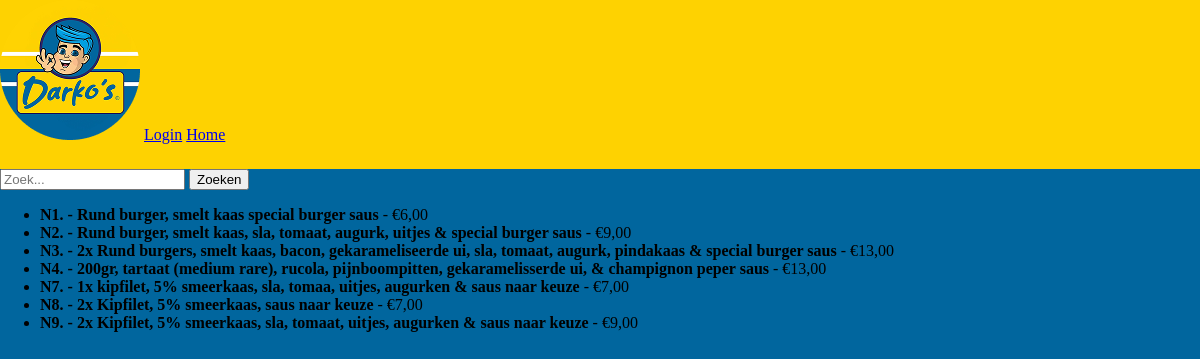
The page / on the database its author committed.
### tables this page shows
CREATE TABLE `menu` (
  `naam` text NOT NULL,
  `ID` int(11) NOT NULL,
  `omschrijving` text NOT NULL,
  `prijs` decimal(10,0) NOT NULL
);

### html/index.php (the view, shortened to what this page needs)
<?php
$host = "db";
$db   = "mydatabase";
$user = "user";
$pass = "password";
try {
    $dsn  = "mysql:host={$host};dbname={$db};charset=utf8mb4";
    $conn = new PDO(
        $dsn, $user, $pass,
        [
            PDO::ATTR_ERRMODE            => PDO::ERRMODE_EXCEPTION,
            PDO::ATTR_DEFAULT_FETCH_MODE => PDO::FETCH_ASSOC,
        ]
    );
} catch (PDOException $e) {
    http_response_code(500);
    die("Connection failed: " . htmlspecialchars($e->getMessage(), ENT_QUOTES, 'UTF-8'));
}
$search = '';
if (isset($_POST['search'])) {
    $search = isset($_POST['query']) ? trim($_POST['query']) : '';
    $sql = "SELECT * FROM `menu` WHERE `naam` LIKE :search OR `omschrijving` LIKE :search";
    $stmt = $conn->prepare($sql);
    $stmt->bindValue(':search', '%' . $search . '%', PDO::PARAM_STR);
    $stmt->execute();
    $menu = $stmt->fetchAll();
} else {
    $sql = "SELECT * FROM `menu`";
    $stmt = $conn->query($sql);
    $menu = $stmt->fetchAll();
}
function h($v){ return htmlspecialchars((string)$v, ENT_QUOTES, 'UTF-8'); }
?>
<!doctype html>
<html lang="nl">
<head>
    <link rel="stylesheet" href="css/style.css">
</head>
<body>
<header>
    <div class="container-header">
        <img src="images/logo.png" alt="Logo Darko's">
        <a href="login.php">Login</a>
        <a href="index.php" aria-current="page">Home</a>
    </div>
</header>
<main>
    <form class="search-form" action="" method="post">
        <input type="text" name="query" placeholder="Zoek..." value="<?= h($search) ?>">
        <button type="submit" name="search">Zoeken</button>
    </form>
    <div class="menu-content" id="menu-lijst">
        <?php if (!empty($menu)): ?>
            <ul>
                <?php foreach ($menu as $item): ?>
                    <li>
                        <strong><?= h($item['naam']) ?> - </strong>
                        <strong><?= h($item['omschrijving']) ?></strong>
                        - €<?= number_format((float)$item['prijs'], 2, ',', '.') ?>
                    </li>
                <?php endforeach; ?>
            </ul>
        <?php else: ?>
            <p>Geen resultaten gevonden.</p>
        <?php endif; ?>
    </div>
</main>
</body>
</html>

### html/css/style.css (style rules this page uses)
body { background: #01669E; margin: 0; }
.container-header { height: 169px; width: 100%; background-color: #FED201; }

### rows shown on the page
menu: naam "N1.", omschrijving "Rund burger, smelt kaas special burger saus", prijs "6,00"
menu: naam "N2.", omschrijving "Rund burger, smelt kaas, sla, tomaat, augurk, uitjes & special burger saus", prijs "9,00"
menu: naam "N3.", omschrijving "2x Rund burgers, smelt kaas, bacon, gekarameliseerde ui, sla, tomaat, augurk, pindakaas & special burger saus", prijs "13,00"
menu: naam "N4.", omschrijving "200gr, tartaat (medium rare), rucola, pijnboompitten, gekaramelisserde ui, & champignon peper saus", prijs "13,00"
menu: naam "N7.", omschrijving "1x kipfilet, 5% smeerkaas, sla, tomaa, uitjes, augurken & saus naar keuze", prijs "7,00"
menu: naam "N8.", omschrijving "2x Kipfilet, 5% smeerkaas, saus naar keuze", prijs "7,00"
menu: naam "N9.", omschrijving "2x Kipfilet, 5% smeerkaas, sla, tomaat, uitjes, augurken & saus naar keuze", prijs "9,00"
